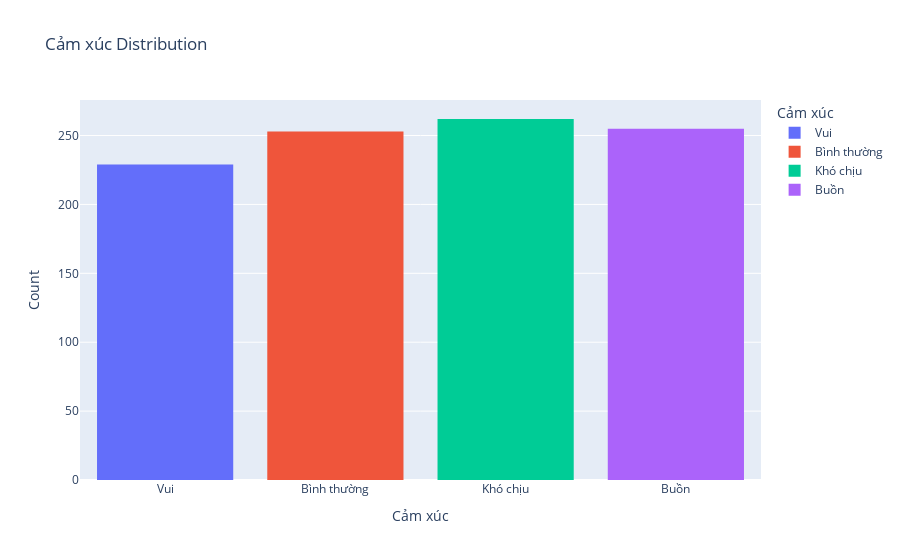

The notebook cell this image was saved under:
### Code cell
fig = px.histogram(data, x='Cảm xúc', color='Cảm xúc', title='Cảm xúc Distribution')
fig.update_layout(xaxis_title='Cảm xúc', yaxis_title='Count')
fig.show()

### Figure 1 — Plotly figure (JSON) as saved in the notebook; plotly's stock layout.template omitted (floating-point values rounded to 4 significant figures; data arrays with more than 128 entries replaced by an {"elided": "..."} marker saying what was removed)
{"data": [{"alignmentgroup": "True", "bingroup": "x", "hovertemplate": "Cảm xúc=%{x}<br>count=%{y}<extra></extra>", "legendgroup": "Vui", "marker": {"color": "#636efa", "pattern": {"shape": ""}}, "name": "Vui", "offsetgroup": "Vui", "orientation": "v", "showlegend": true, "type": "histogram", "x": {"elided": "229 str values"}, "xaxis": "x", "yaxis": "y"}, {"alignmentgroup": "True", "bingroup": "x", "hovertemplate": "Cảm xúc=%{x}<br>count=%{y}<extra></extra>", "legendgroup": "Bình thường", "marker": {"color": "#EF553B", "pattern": {"shape": ""}}, "name": "Bình thường", "offsetgroup": "Bình thường", "orientation": "v", "showlegend": true, "type": "histogram", "x": {"elided": "253 str values"}, "xaxis": "x", "yaxis": "y"}, {"alignmentgroup": "True", "bingroup": "x", "hovertemplate": "Cảm xúc=%{x}<br>count=%{y}<extra></extra>", "legendgroup": "Khó chịu", "marker": {"color": "#00cc96", "pattern": {"shape": ""}}, "name": "Khó chịu", "offsetgroup": "Khó chịu", "orientation": "v", "showlegend": true, "type": "histogram", "x": {"elided": "262 str values"}, "xaxis": "x", "yaxis": "y"}, {"alignmentgroup": "True", "bingroup": "x", "hovertemplate": "Cảm xúc=%{x}<br>count=%{y}<extra></extra>", "legendgroup": "Buồn", "marker": {"color": "#ab63fa", "pattern": {"shape": ""}}, "name": "Buồn", "offsetgroup": "Buồn", "orientation": "v", "showlegend": true, "type": "histogram", "x": {"elided": "255 str values"}, "xaxis": "x", "yaxis": "y"}], "layout": {"barmode": "relative", "legend": {"title": {"text": "Cảm xúc"}, "tracegroupgap": 0}, "title": {"text": "Cảm xúc Distribution"}, "xaxis": {"anchor": "y", "categoryarray": ["Vui", "Bình thường", "Khó chịu", "Buồn"], "categoryorder": "array", "domain": [0, 1], "title": {"text": "Cảm xúc"}}, "yaxis": {"anchor": "x", "domain": [0, 1], "title": {"text": "Count"}}}}
